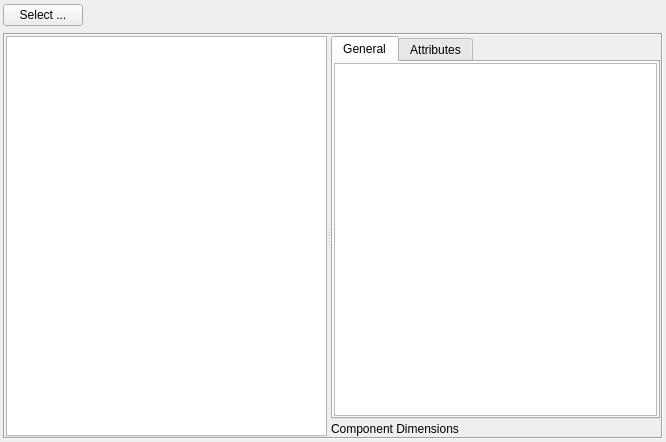
<?xml version="1.0" encoding="UTF-8"?>
<ui version="4.0">
 <class>ImportHDF5DatasetWidget</class>
 <widget class="QWidget" name="ImportHDF5DatasetWidget">
  <property name="geometry">
   <rect>
    <x>0</x>
    <y>0</y>
    <width>666</width>
    <height>442</height>
   </rect>
  </property>
  <property name="windowTitle">
   <string>Form</string>
  </property>
  <layout class="QVBoxLayout" name="verticalLayout_2" stretch="0,0">
   <property name="leftMargin">
    <number>3</number>
   </property>
   <property name="topMargin">
    <number>3</number>
   </property>
   <property name="rightMargin">
    <number>3</number>
   </property>
   <property name="bottomMargin">
    <number>3</number>
   </property>
   <item>
    <layout class="QHBoxLayout" name="horizontalLayout">
     <item>
      <widget class="QPushButton" name="selectBtn">
       <property name="text">
        <string>Select ...</string>
       </property>
      </widget>
     </item>
     <item>
      <widget class="QtSFSDropLabel" name="value">
       <property name="sizePolicy">
        <sizepolicy hsizetype="Expanding" vsizetype="Preferred">
         <horstretch>0</horstretch>
         <verstretch>0</verstretch>
        </sizepolicy>
       </property>
       <property name="mouseTracking">
        <bool>true</bool>
       </property>
       <property name="acceptDrops">
        <bool>true</bool>
       </property>
       <property name="styleSheet">
        <string notr="true"/>
       </property>
       <property name="text">
        <string/>
       </property>
      </widget>
     </item>
     <item>
      <widget class="SVIconPushButton" name="showLocationBtn">
       <property name="sizePolicy">
        <sizepolicy hsizetype="Fixed" vsizetype="Fixed">
         <horstretch>0</horstretch>
         <verstretch>0</verstretch>
        </sizepolicy>
       </property>
       <property name="minimumSize">
        <size>
         <width>24</width>
         <height>24</height>
        </size>
       </property>
       <property name="maximumSize">
        <size>
         <width>24</width>
         <height>24</height>
        </size>
       </property>
       <property name="toolTip">
        <string>Click to show the file's location</string>
       </property>
       <property name="text">
        <string/>
       </property>
       <property name="icon">
        <iconset resource="../../../../Resources/SIMPL.qrc">
         <normaloff>:/SIMPL/icons/images/arrow_right_black.png</normaloff>:/SIMPL/icons/images/arrow_right_black.png</iconset>
       </property>
       <property name="iconSize">
        <size>
         <width>24</width>
         <height>24</height>
        </size>
       </property>
       <property name="flat">
        <bool>true</bool>
       </property>
      </widget>
     </item>
     <item>
      <spacer name="horizontalSpacer">
       <property name="orientation">
        <enum>Qt::Horizontal</enum>
       </property>
       <property name="sizeHint" stdset="0">
        <size>
         <width>40</width>
         <height>20</height>
        </size>
       </property>
      </spacer>
     </item>
    </layout>
   </item>
   <item>
    <widget class="QFrame" name="frame">
     <property name="sizePolicy">
      <sizepolicy hsizetype="Expanding" vsizetype="Expanding">
       <horstretch>0</horstretch>
       <verstretch>0</verstretch>
      </sizepolicy>
     </property>
     <property name="frameShape">
      <enum>QFrame::Box</enum>
     </property>
     <property name="frameShadow">
      <enum>QFrame::Sunken</enum>
     </property>
     <layout class="QGridLayout" name="gridLayout">
      <property name="leftMargin">
       <number>1</number>
      </property>
      <property name="topMargin">
       <number>1</number>
      </property>
      <property name="rightMargin">
       <number>1</number>
      </property>
      <property name="bottomMargin">
       <number>1</number>
      </property>
      <property name="spacing">
       <number>4</number>
      </property>
      <item row="0" column="0">
       <widget class="QSplitter" name="splitter">
        <property name="orientation">
         <enum>Qt::Horizontal</enum>
        </property>
        <widget class="SVTreeView" name="hdfTreeView">
         <property name="minimumSize">
          <size>
           <width>0</width>
           <height>0</height>
          </size>
         </property>
         <property name="maximumSize">
          <size>
           <width>65654</width>
           <height>16777215</height>
          </size>
         </property>
         <property name="mouseTracking">
          <bool>true</bool>
         </property>
         <property name="contextMenuPolicy">
          <enum>Qt::ActionsContextMenu</enum>
         </property>
         <property name="editTriggers">
          <set>QAbstractItemView::EditKeyPressed</set>
         </property>
         <property name="alternatingRowColors">
          <bool>true</bool>
         </property>
         <property name="verticalScrollMode">
          <enum>QAbstractItemView::ScrollPerPixel</enum>
         </property>
         <property name="horizontalScrollMode">
          <enum>QAbstractItemView::ScrollPerPixel</enum>
         </property>
         <property name="uniformRowHeights">
          <bool>true</bool>
         </property>
         <property name="animated">
          <bool>false</bool>
         </property>
         <property name="headerHidden">
          <bool>true</bool>
         </property>
        </widget>
        <widget class="QWidget" name="verticalLayoutWidget">
         <layout class="QVBoxLayout" name="verticalLayout">
          <property name="spacing">
           <number>3</number>
          </property>
          <property name="topMargin">
           <number>0</number>
          </property>
          <item>
           <widget class="SVTabWidget" name="importHDF5DatasetTabWidget">
            <property name="currentIndex">
             <number>0</number>
            </property>
            <widget class="QWidget" name="general_tab">
             <attribute name="title">
              <string>General</string>
             </attribute>
             <layout class="QGridLayout">
              <property name="leftMargin">
               <number>1</number>
              </property>
              <property name="topMargin">
               <number>1</number>
              </property>
              <property name="rightMargin">
               <number>1</number>
              </property>
              <property name="bottomMargin">
               <number>1</number>
              </property>
              <item row="0" column="0">
               <widget class="QTableWidget" name="generalTable">
                <property name="editTriggers">
                 <set>QAbstractItemView::NoEditTriggers</set>
                </property>
                <property name="alternatingRowColors">
                 <bool>true</bool>
                </property>
                <property name="cornerButtonEnabled">
                 <bool>false</bool>
                </property>
                <property name="columnCount">
                 <number>0</number>
                </property>
               </widget>
              </item>
             </layout>
            </widget>
            <widget class="QWidget" name="attributes_tab">
             <attribute name="title">
              <string>Attributes</string>
             </attribute>
             <layout class="QGridLayout" name="_2">
              <property name="leftMargin">
               <number>0</number>
              </property>
              <property name="topMargin">
               <number>0</number>
              </property>
              <property name="rightMargin">
               <number>0</number>
              </property>
              <property name="bottomMargin">
               <number>0</number>
              </property>
              <item row="0" column="0">
               <widget class="QTableWidget" name="attributesTable">
                <property name="minimumSize">
                 <size>
                  <width>0</width>
                  <height>100</height>
                 </size>
                </property>
                <property name="alternatingRowColors">
                 <bool>true</bool>
                </property>
                <property name="verticalScrollMode">
                 <enum>QAbstractItemView::ScrollPerPixel</enum>
                </property>
                <property name="horizontalScrollMode">
                 <enum>QAbstractItemView::ScrollPerPixel</enum>
                </property>
               </widget>
              </item>
             </layout>
            </widget>
           </widget>
          </item>
          <item>
           <layout class="QHBoxLayout" name="horizontalLayout_2">
            <property name="bottomMargin">
             <number>0</number>
            </property>
            <item>
             <widget class="QLabel" name="cDimsLabel">
              <property name="text">
               <string>Component Dimensions</string>
              </property>
             </widget>
            </item>
            <item>
             <widget class="QtSStringEdit" name="cDimsLE" native="true">
              <property name="sizePolicy">
               <sizepolicy hsizetype="Expanding" vsizetype="Preferred">
                <horstretch>0</horstretch>
                <verstretch>0</verstretch>
               </sizepolicy>
              </property>
             </widget>
            </item>
           </layout>
          </item>
         </layout>
        </widget>
       </widget>
      </item>
     </layout>
    </widget>
   </item>
  </layout>
 </widget>
 <customwidgets>
  <customwidget>
   <class>SVIconPushButton</class>
   <extends>QPushButton</extends>
   <header location="global">SVControlWidgets.h</header>
  </customwidget>
  <customwidget>
   <class>QtSFSDropLabel</class>
   <extends>QLabel</extends>
   <header location="global">QtSFSDropLabel.h</header>
  </customwidget>
  <customwidget>
   <class>SVTreeView</class>
   <extends>QTreeView</extends>
   <header location="global">SVControlWidgets.h</header>
  </customwidget>
  <customwidget>
   <class>QtSStringEdit</class>
   <extends>QWidget</extends>
   <header>QtSStringEdit.h</header>
   <container>1</container>
  </customwidget>
  <customwidget>
   <class>SVTabWidget</class>
   <extends>QTabWidget</extends>
   <header location="global">SVControlWidgets.h</header>
   <container>1</container>
  </customwidget>
 </customwidgets>
 <resources>
  <include location="../../../../Resources/SIMPL.qrc"/>
 </resources>
 <connections/>
</ui>
